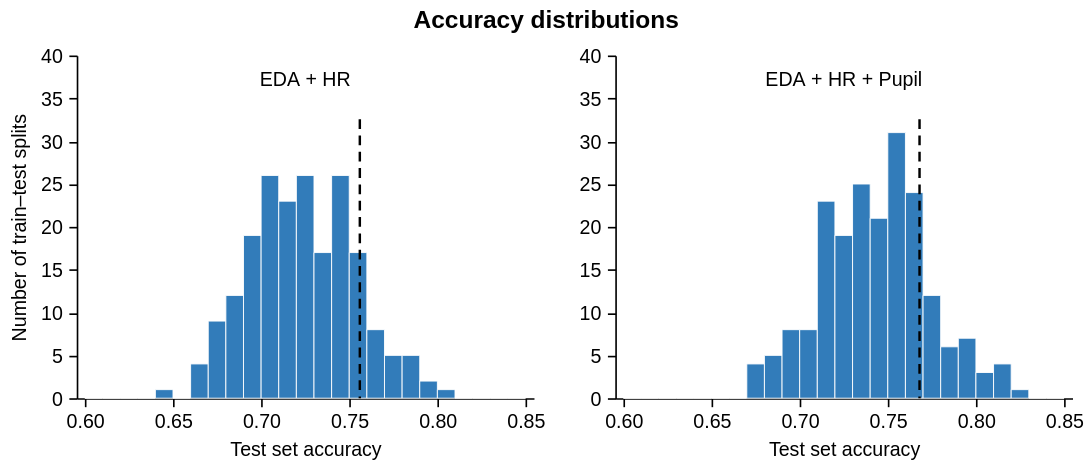

The notebook cell this image was saved under:
### Markdown cell above
## D — Accuracy distributions

Both stability analyses use the same 0.01-wide bins and shared axes. The dashed rules show the accuracy obtained with random seed 42.

### Code cell
accuracy_distributions = {
    "EDA + HR": extract_final_test_accuracies(
        load_results("results/experiment_eda_raw_heart_rate/stability_results.json")
    ),
    "EDA + HR + Pupil": extract_final_test_accuracies(
        load_results(
            "results/experiment_eda_raw_heart_rate_pupil/stability_results.json"
        )
    ),
}
reference_accuracies = {
    "EDA + HR": 0.756,
    "EDA + HR + Pupil": 0.768,
}

panel_d = plot_accuracy_distributions(
    accuracy_distributions,
    reference_accuracies,
    bin_width=0.01,
    width=280,
    height=210,
    title="Accuracy distributions",
)
style_figure(panel_d)

### Figure 1 — Vega-Lite specification as saved in the notebook (floating-point values rounded to 4 significant figures)
{"config": {"view": {"continuousWidth": 300, "continuousHeight": 300, "stroke": null}, "axis": {"domainColor": "black", "domainWidth": 1, "grid": false, "labelColor": "black", "labelFont": "Arial", "labelFontSize": 12, "labelPadding": 4, "tickColor": "black", "tickSize": 5, "titleColor": "black", "titleFont": "Arial", "titleFontSize": 12, "titleFontWeight": "normal", "titlePadding": 6}, "background": "white", "font": "Arial", "header": {"labelFont": "Arial", "labelFontSize": 15, "labelFontWeight": "bold", "titleFont": "Arial", "titleFontSize": 15}, "legend": {"labelFont": "Arial", "labelFontSize": 11, "titleFont": "Arial", "titleFontSize": 11, "titleFontWeight": "normal"}, "title": {"anchor": "middle", "color": "black", "font": "Arial", "fontSize": 15, "fontWeight": "bold", "offset": 8}}, "hconcat": [{"layer": [{"data": {"values": [{"bin_start": 0.6, "bin_end": 0.61, "count": 0}, {"bin_start": 0.61, "bin_end": 0.62, "count": 0}, {"bin_start": 0.62, "bin_end": 0.63, "count": 0}, {"bin_start": 0.63, "bin_end": 0.64, "count": 0}, {"bin_start": 0.64, "bin_end": 0.65, "count": 1}, {"bin_start": 0.65, "bin_end": 0.66, "count": 0}, {"bin_start": 0.66, "bin_end": 0.67, "count": 4}, {"bin_start": 0.67, "bin_end": 0.68, "count": 9}, {"bin_start": 0.68, "bin_end": 0.69, "count": 12}, {"bin_start": 0.69, "bin_end": 0.7, "count": 19}, {"bin_start": 0.7, "bin_end": 0.71, "count": 26}, {"bin_start": 0.71, "bin_end": 0.72, "count": 23}, {"bin_start": 0.72, "bin_end": 0.73, "count": 26}, {"bin_start": 0.73, "bin_end": 0.74, "count": 17}, {"bin_start": 0.74, "bin_end": 0.75, "count": 26}, {"bin_start": 0.75, "bin_end": 0.76, "count": 17}, {"bin_start": 0.76, "bin_end": 0.77, "count": 8}, {"bin_start": 0.77, "bin_end": 0.78, "count": 5}, {"bin_start": 0.78, "bin_end": 0.79, "count": 5}, {"bin_start": 0.79, "bin_end": 0.8, "count": 2}, {"bin_start": 0.8, "bin_end": 0.81, "count": 1}, {"bin_start": 0.81, "bin_end": 0.82, "count": 0}, {"bin_start": 0.82, "bin_end": 0.83, "count": 0}, {"bin_start": 0.83, "bin_end": 0.84, "count": 0}, {"bin_start": 0.84, "bin_end": 0.85, "count": 0}]}, "mark": {"type": "bar", "color": "#2171b5", "opacity": 0.92, "orient": "vertical", "stroke": "white", "strokeWidth": 0.6}, "encoding": {"tooltip": [{"field": "bin_start", "format": ".2f", "title": "From", "type": "quantitative"}, {"field": "bin_end", "format": ".2f", "title": "To", "type": "quantitative"}, {"field": "count", "title": "Count", "type": "quantitative"}], "x": {"axis": {"format": ".2f", "tickCount": 6}, "field": "bin_start", "scale": {"domain": [0.6, 0.85], "nice": false}, "title": "Test set accuracy", "type": "quantitative"}, "x2": {"field": "bin_end"}, "y": {"field": "count", "scale": {"domain": [0, 40.0], "nice": false}, "title": "Number of train–test splits", "type": "quantitative"}, "y2": {"datum": 0}}}, {"data": {"values": [{"reference": 0.756}]}, "mark": {"type": "rule", "color": "black", "strokeDash": [6, 4], "strokeWidth": 1.5}, "encoding": {"x": {"field": "reference", "scale": {"domain": [0.6, 0.85]}, "type": "quantitative"}, "y": {"value": 39}, "y2": {"value": 210}}}, {"data": {"values": [{"label": "EDA + HR"}]}, "mark": {"type": "text", "align": "center", "baseline": "top", "dy": 5, "font": "Arial", "fontSize": 12, "fontWeight": "normal"}, "encoding": {"text": {"field": "label", "type": "nominal"}, "x": {"value": 140.0}, "y": {"value": 5}}}], "height": 210, "width": 280}, {"layer": [{"data": {"values": [{"bin_start": 0.6, "bin_end": 0.61, "count": 0}, {"bin_start": 0.61, "bin_end": 0.62, "count": 0}, {"bin_start": 0.62, "bin_end": 0.63, "count": 0}, {"bin_start": 0.63, "bin_end": 0.64, "count": 0}, {"bin_start": 0.64, "bin_end": 0.65, "count": 0}, {"bin_start": 0.65, "bin_end": 0.66, "count": 0}, {"bin_start": 0.66, "bin_end": 0.67, "count": 0}, {"bin_start": 0.67, "bin_end": 0.68, "count": 4}, {"bin_start": 0.68, "bin_end": 0.69, "count": 5}, {"bin_start": 0.69, "bin_end": 0.7, "count": 8}, {"bin_start": 0.7, "bin_end": 0.71, "count": 8}, {"bin_start": 0.71, "bin_end": 0.72, "count": 23}, {"bin_start": 0.72, "bin_end": 0.73, "count": 19}, {"bin_start": 0.73, "bin_end": 0.74, "count": 25}, {"bin_start": 0.74, "bin_end": 0.75, "count": 21}, {"bin_start": 0.75, "bin_end": 0.76, "count": 31}, {"bin_start": 0.76, "bin_end": 0.77, "count": 24}, {"bin_start": 0.77, "bin_end": 0.78, "count": 12}, {"bin_start": 0.78, "bin_end": 0.79, "count": 6}, {"bin_start": 0.79, "bin_end": 0.8, "count": 7}, {"bin_start": 0.8, "bin_end": 0.81, "count": 3}, {"bin_start": 0.81, "bin_end": 0.82, "count": 4}, {"bin_start": 0.82, "bin_end": 0.83, "count": 1}, {"bin_start": 0.83, "bin_end": 0.84, "count": 0}, {"bin_start": 0.84, "bin_end": 0.85, "count": 0}]}, "mark": {"type": "bar", "color": "#2171b5", "opacity": 0.92, "orient": "vertical", "stroke": "white", "strokeWidth": 0.6}, "encoding": {"tooltip": [{"field": "bin_start", "format": ".2f", "title": "From", "type": "quantitative"}, {"field": "bin_end", "format": ".2f", "title": "To", "type": "quantitative"}, {"field": "count", "title": "Count", "type": "quantitative"}], "x": {"axis": {"format": ".2f", "tickCount": 6}, "field": "bin_start", "scale": {"domain": [0.6, 0.85], "nice": false}, "title": "Test set accuracy", "type": "quantitative"}, "x2": {"field": "bin_end"}, "y": {"field": "count", "scale": {"domain": [0, 40.0], "nice": false}, "title": null, "type": "quantitative"}, "y2": {"datum": 0}}}, {"data": {"values": [{"reference": 0.768}]}, "mark": {"type": "rule", "color": "black", "strokeDash": [6, 4], "strokeWidth": 1.5}, "encoding": {"x": {"field": "reference", "scale": {"domain": [0.6, 0.85]}, "type": "quantitative"}, "y": {"value": 39}, "y2": {"value": 210}}}, {"data": {"values": [{"label": "EDA + HR + Pupil"}]}, "mark": {"type": "text", "align": "center", "baseline": "top", "dy": 5, "font": "Arial", "fontSize": 12, "fontWeight": "normal"}, "encoding": {"text": {"field": "label", "type": "nominal"}, "x": {"value": 140.0}, "y": {"value": 5}}}], "height": 210, "width": 280}], "resolve": {"scale": {"x": "shared", "y": "shared"}}, "spacing": 20, "title": {"text": "Accuracy distributions", "anchor": "middle"}, "$schema": "https://vega.github.io/schema/vega-lite/v6.4.1.json"}
